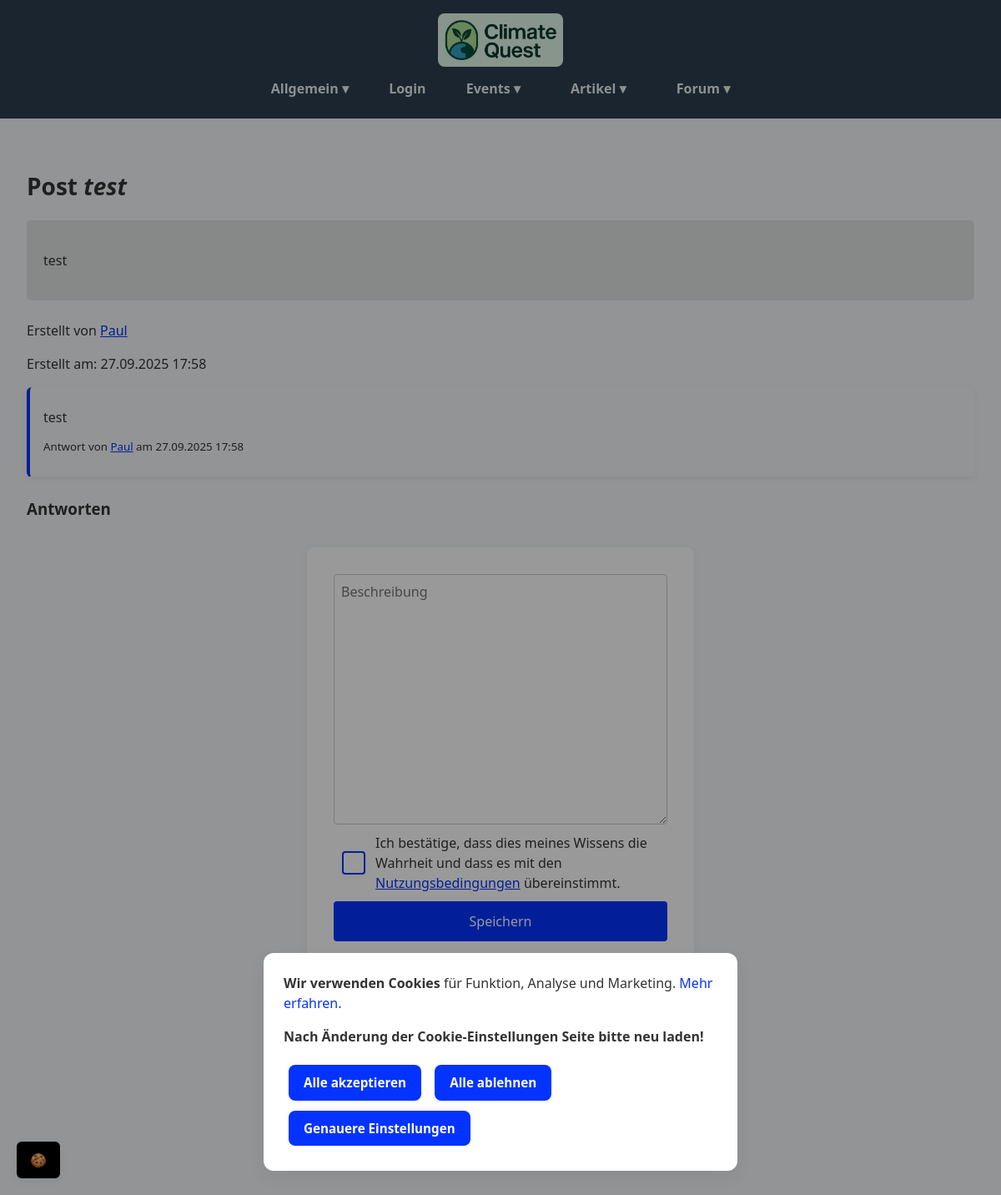
/forum/post_detail/1/, run on an earlier commit of the app's database.
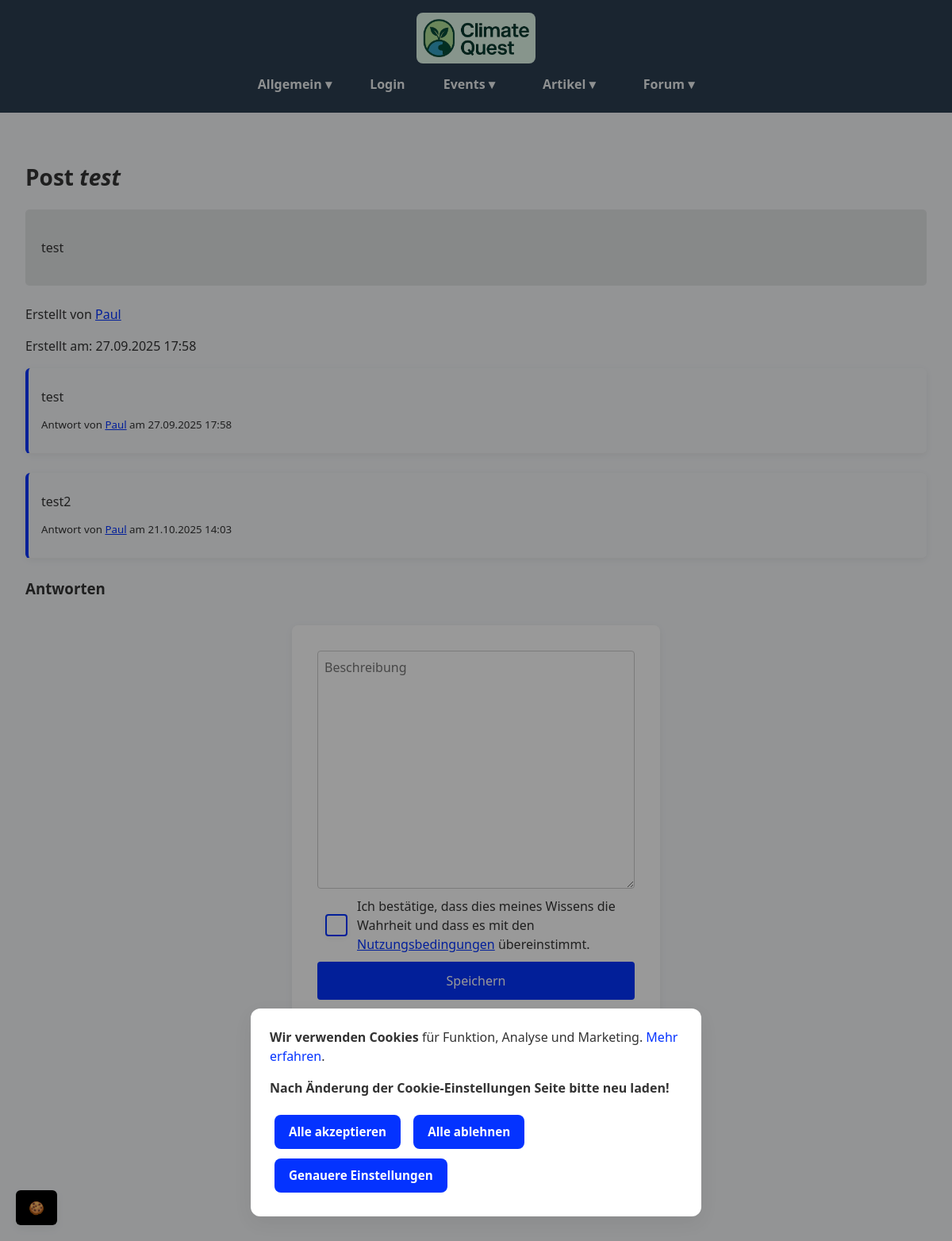
And on a later commit of the database.
### forum/models.py (models this page shows, shortened)
class Answer(models.Model):
    content = models.TextField()
    date_time = models.DateTimeField(default=timezone.now)
    creator = models.ForeignKey(User, on_delete=models.CASCADE)
    forum_post = models.ForeignKey(ForumPost, on_delete=models.CASCADE, related_name='answers')

### forum/views.py (the view, shortened to what this page needs)
# urls.py: path('post_detail/<int:post_id>/', post_detail, name='post_detail')
def post_detail(request, post_id):
    try:
        post = ForumPost.objects.get(id=post_id)
    except ForumPost.DoesNotExist:
        messages.error(request, all_messages['post_not_found'])
        return redirect('forum_overview')
    return render(request, './forum_detail.html', {'post': post, 'answers': post.answers.all()})

### forum/templates/forum_detail.html (shortened to what this page needs)
{% extends "base.html" %}
{% block content %}
    <h1>Post <i>{{ post.title }}</i></h1>
    <div class="artikel-content"><p>{{ post.content|safe }}</p></div>
    <br>
    <p>Erstellt von <a href="{% url 'klimapunkte_view' post.creator.id %}">{{ post.creator }}</a></p>
    <p>Erstellt am: {{ post.date_time|date:"d.m.Y H:i" }}</p>
    {% for answer in answers %}
        <div class="answer">
            <p>{{ answer.content|safe }}</p>
            <p><small>Antwort von <a href="{% url 'klimapunkte_view' answer.creator.id %}">{{ answer.creator }}</a>
                am {{ answer.date_time|date:"d.m.Y H:i" }}</small></p>
        </div>
    {% endfor %}
    <h3>Antworten</h3>
    <form method="post" onsubmit="fillEditor(event)">
        <div id="content_editor" class="quill-editor"></div>
        <label class="custom-checkbox">
            <span class="checkmark"></span>
            <span class="label-text">Ich bestätige, dass dies meines Wissens die Wahrheit und dass es mit den <a
                    href="{% url 'nutzungsbedingungen' %}">Nutzungsbedingungen</a> übereinstimmt.</span>
        </label>
        <button type="submit">Speichern</button>
    </form>
{% endblock %}

What changed in the data, as far as the page shows it:
added Answer: content "test2", creator "Paul", date_time "21.10.2025 14:03"
